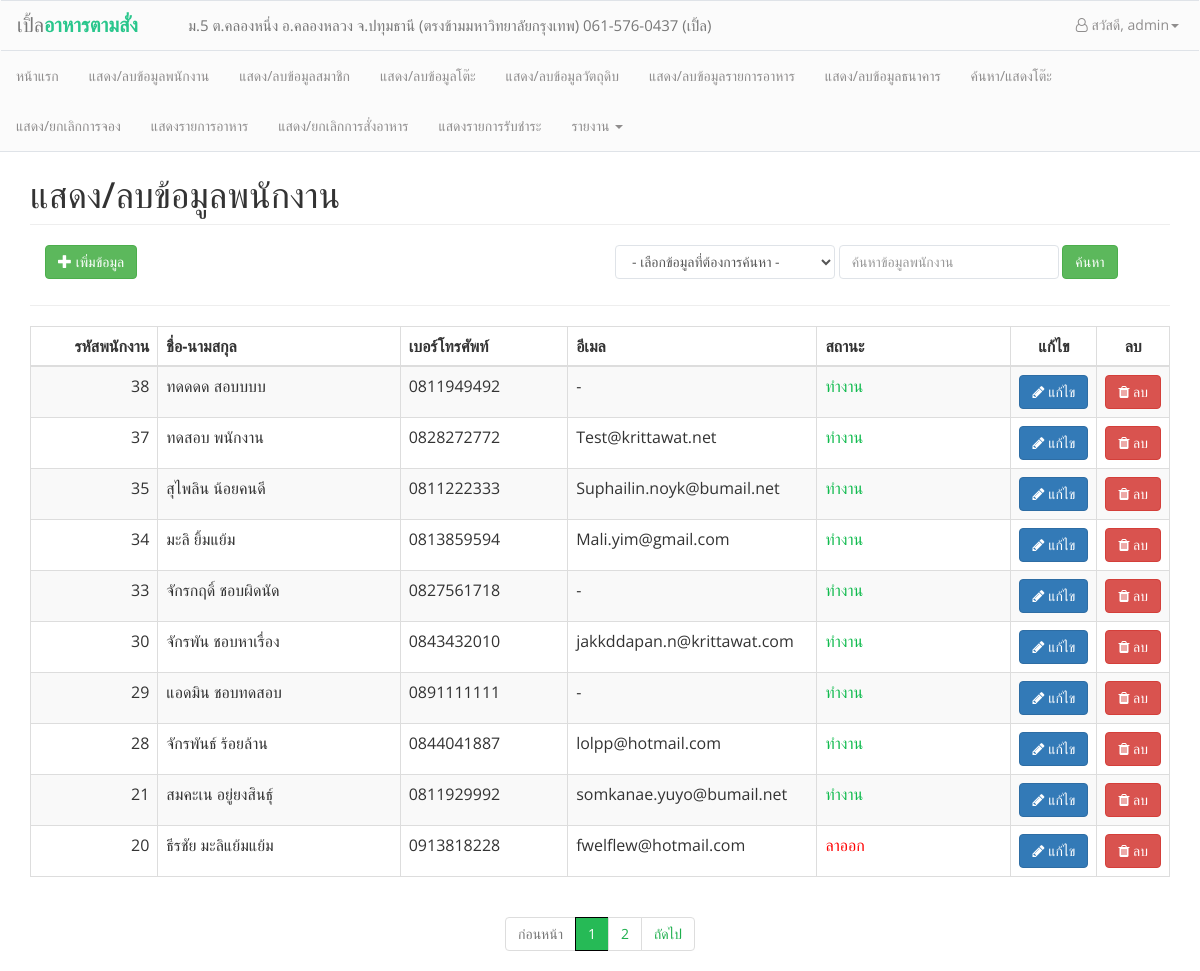
Before: /admin/show_staff.php (signed in) with the older database file.
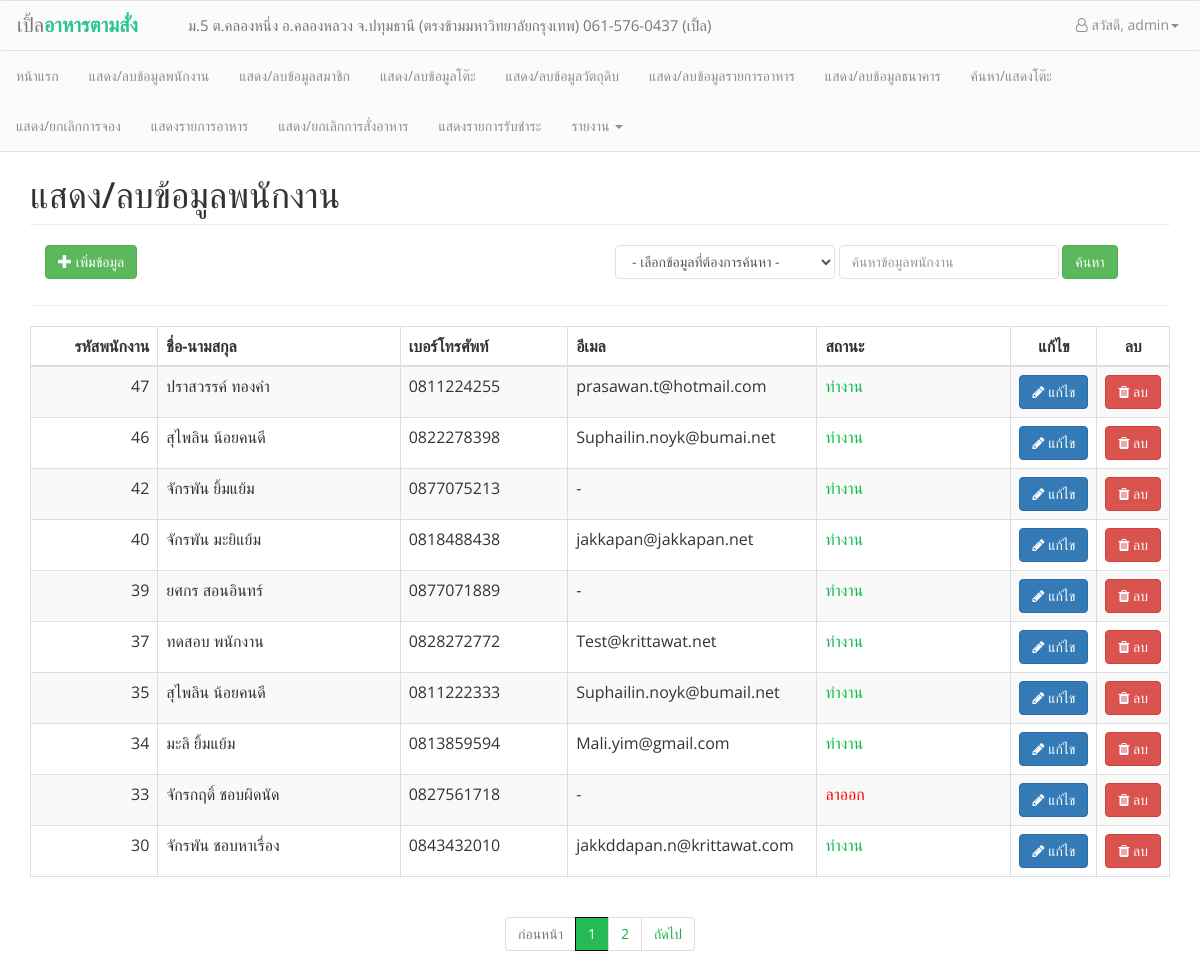
After: the same page with the newer database file.
### tables this page shows
CREATE TABLE `staff` (
  `staffid` int(5) NOT NULL AUTO_INCREMENT,
  `staff_name` varchar(50) NOT NULL,
  `staff_username` varchar(20) NOT NULL,
  `staff_password` char(40) NOT NULL,
  `staff_address` varchar(50) NOT NULL,
  `staff_postnum` varchar(5) NOT NULL,
  `staff_email` varchar(30) NOT NULL,
  `staff_tel` varchar(15) NOT NULL,
  `staff_birth` date NOT NULL,
  `staff_nationid` varchar(13) NOT NULL,
  `staff_level` int(1) NOT NULL,
  `staff_status` int(1) NOT NULL,
  PRIMARY KEY (`staffid`)
);

### admin/show_staff.php (the view, shortened to what the changed rows need)
<head>
</head>
<body>
    <?php
    include("conf/header_admin.php");
    require_once("../conf/connection.php");
    $strKeyword = null;
    $search_type = null;
    ?>
    <div class="container" style="padding-top: 135px; left: 50%; ">
        <h1 class="page-header text-left">แสดง/ลบข้อมูลพนักงาน</h1>
        <div class="table-responsive">
            <table class="table table-striped table-bordered" align="center" id="staff_table">
                <thead>
                    <th style="text-align:right; width:130px;">รหัสพนักงาน</th>
                    <th style="text-align: left; width:250px;">ชื่อ-นามสกุล</th>
                    <th style="text-align:left; width:170px;">เบอร์โทรศัพท์</th>
                    <th style="text-align:left; width:250px;">อีเมล</th>
                    <th style="text-align:left; width:200px;">สถานะ</th>
                    <th style=" text-align:center;">แก้ไข</th>
                    <th style=" text-align:center;">ลบ</th>
                </thead>
        </div>
        <?php
        if ($search_type == "" || $search_type == null) {
            $sql = "SELECT * FROM staff WHERE staffid LIKE '%" . $strKeyword . "%' OR staff_name LIKE '%" . $strKeyword . "%' OR staff_tel LIKE '%" . $strKeyword . "%' OR staff_email LIKE '%" . $strKeyword . "%'";
        }
        $query = mysqli_query($link, $sql);
        $num_rows = mysqli_num_rows($query);
        $per_page = 10;
        $page  = 1;
        $row_start = ($page - 1) * $per_page;
        if ($num_rows <= $per_page) {
            $num_pages = 1;
        } else if (($num_rows % $per_page) == 0) {
            $num_pages = ($num_rows / $per_page);
        } else {
            $num_pages = ($num_rows / $per_page) + 1;
            $num_pages = (int) $num_pages;
        }
        $row_end = $per_page;
        $sql .= " ORDER BY staffid DESC LIMIT $row_start ,$row_end ";
        $query = mysqli_query($link, $sql);
        if ($num_rows > 0) {
            while ($result = mysqli_fetch_array($query, MYSQLI_ASSOC)) {
                switch ($result['staff_status']) {
                    case 0:
                        $staff_status = "<span style='color:#12BB4F';>ทำงาน</span>";
                        break;
                    case 1:
                        $staff_status = "<span style='color:red'>ลาออก</span>";
                        break;
                }
                if ($result["staff_email"] == "") {
                    $staff_email = "-";
                } else {
                    $staff_email = $result["staff_email"];
                }
                if ($result["staff_tel"] == "") {
                    $staff_tel = "-";
                } else {
                    $staff_tel = $result["staff_tel"];
                }
        ?>
                <tr>
                    <td align="right"><?= $result["staffid"]; ?></td>
                    <td align="left"> <?= $result["staff_name"] ?></td>
                    <td align="left"> <?= $staff_tel; ?></td>
                    <td align="left"> <?= $staff_email ?></td>
                    <td><?= $staff_status ?></td>
                    <td align="center"><a href="editstaff.php?staffid=<?php echo $result['staffid']; ?>" class="btn btn-primary" data-toggle="modal"><i class="fa fa-pencil"></i> แก้ไข</a>
                    </td>
                    <td align="center"><a href="#deletestaff<?php echo $result['staffid']; ?>" class="btn btn-danger" data-toggle="modal"><i class="fa fa-trash"></i> ลบ</a></td>
                </tr>
        <?php }
        }
        ?>
    </div>
    <nav aria-label="Page navigation example" class="navbar-center">
        <div class="text-center">
            <ul class="pagination">
                <?php
                for ($i = 1; $i <= $num_pages; $i++) {
                    if ($i != $page) {
                        echo "<li class='page-item n'><a href='$_SERVER[SCRIPT_NAME]?Page=$i&search_staff=$strKeyword&search_type=$search_type'>$i</a>" . '</li>';
                    } else {
                        echo '<li class="page-item active"><a href="#">' . $i . '</a></li>';
                    }
                }
                ?>
        </div>
    </nav>
</body>

Changed rows visible on the page:
removed staff: staffid "38", staff_name "ทดดดด สอบบบบ", staff_tel "0811949492", staff_email "-", staff_status "ทำงาน"
no longer on this page (row unchanged): staff: staffid "29", staff_name "แอดมิน ชอบทดสอบ", staff_tel "0891111111", staff_email "-", staff_status "ทำงาน"
removed staff: staffid "28", staff_name "จักรพันธ์ ร้อยล้าน", staff_tel "0844041887", staff_email "lolpp@hotmail.com", staff_status "ทำงาน"
no longer on this page (row unchanged): staff: staffid "21", staff_name "สมคะเน อยู่ยงสินธุ์", staff_tel "0811929992", staff_email "somkanae.yuyo@bumail.net", staff_status "ทำงาน"
no longer on this page (row unchanged): staff: staffid "20", staff_name "ธีรชัย มะลิแย้มแย้ม", staff_tel "0913818228", staff_email "fwelflew@hotmail.com", staff_status "ลาออก"
added staff: staffid "47", staff_name "ปราสวรรค์ ทองคำ", staff_tel "0811224255", staff_email "prasawan.t@hotmail.com", staff_status "ทำงาน"
added staff: staffid "46", staff_name "สุไพลิน น้อยคนดี", staff_tel "0822278398", staff_email "Suphailin.noyk@bumai.net", staff_status "ทำงาน"
added staff: staffid "42", staff_name "จักรพัน ยิ้มแย้ม", staff_tel "0877075213", staff_email "-", staff_status "ทำงาน"
added staff: staffid "40", staff_name "จักรพัน มะยิแย้ม", staff_tel "0818488438", staff_email "jakkapan@jakkapan.net", staff_status "ทำงาน"
added staff: staffid "39", staff_name "ยศกร สอนอินทร์", staff_tel "0877071889", staff_email "-", staff_status "ทำงาน"
changed staff "จักรกฤดิ์ ชอบผิดนัด": staff_status "ทำงาน" → "ลาออก"
